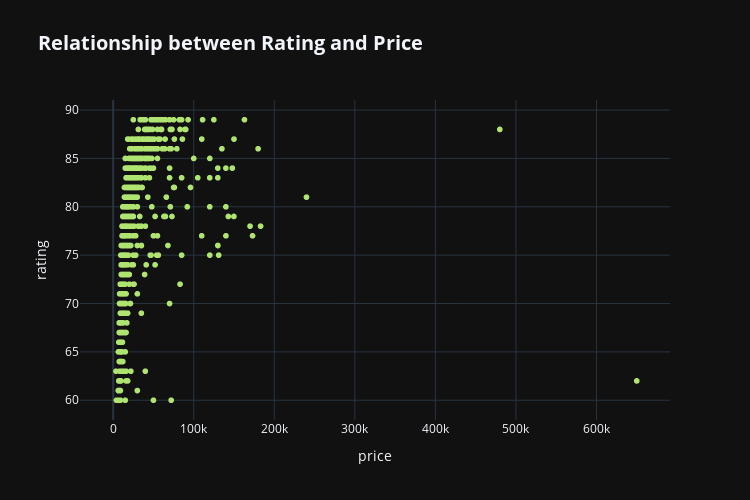

The code cell stored with this chart in its notebook:
### Code cell
fig=px.scatter(df, y="rating",x="price",color_discrete_sequence=["#B0E471"],
               title="<b>Relationship between Rating and Price",
               width=750, height=500)
fig.update_layout(template="plotly_dark")
fig.update_layout(title_font_size=20)
fig.show()

### Figure 1 — Plotly figure (JSON) as saved in the notebook; plotly's stock layout.template omitted (floating-point values rounded to 4 significant figures; data arrays with more than 128 entries replaced by an {"elided": "..."} marker saying what was removed)
{"data": [{"hovertemplate": "price=%{x}<br>rating=%{y}<extra></extra>", "legendgroup": "", "marker": {"color": "#B0E471", "symbol": "circle"}, "mode": "markers", "name": "", "showlegend": false, "type": "scattergl", "x": {"elided": "1020 int values"}, "xaxis": "x", "y": {"elided": "1020 int values"}, "yaxis": "y"}], "layout": {"height": 500, "legend": {"tracegroupgap": 0}, "title": {"font": {"size": 20}, "text": "<b>Relationship between Rating and Price"}, "width": 750, "xaxis": {"anchor": "y", "domain": [0, 1], "title": {"text": "price"}}, "yaxis": {"anchor": "x", "domain": [0, 1], "title": {"text": "rating"}}}}
